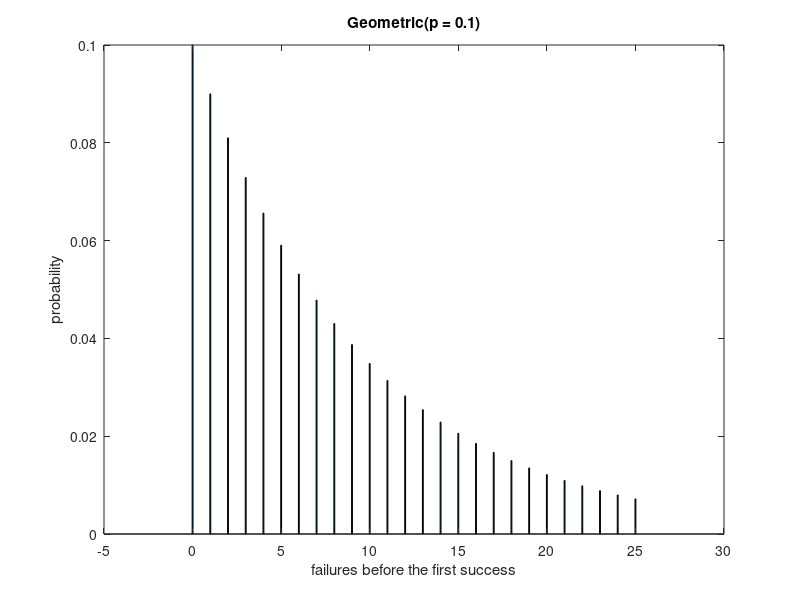

MATLAB code for this plot:
% Bar chart of the geometric distribution with success probability 0.1:
% P(X = k) is the chance that the first success happens after k failures.
% Requires the Statistics toolbox/package (geopdf).

x = 0:25;
y = geopdf(x, 0.1);
bar(x, y, 0.05);
xlabel('failures before the first success');
ylabel('probability');
title('Geometric(p = 0.1)');
